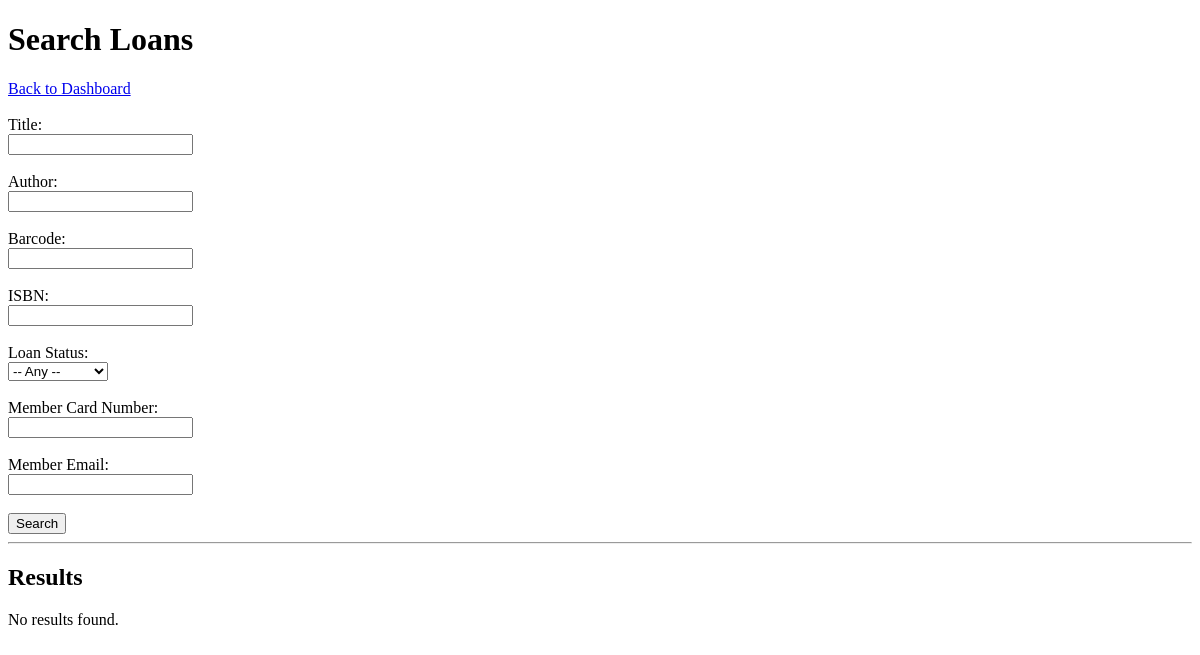
Page /loan_search on the earlier database version.
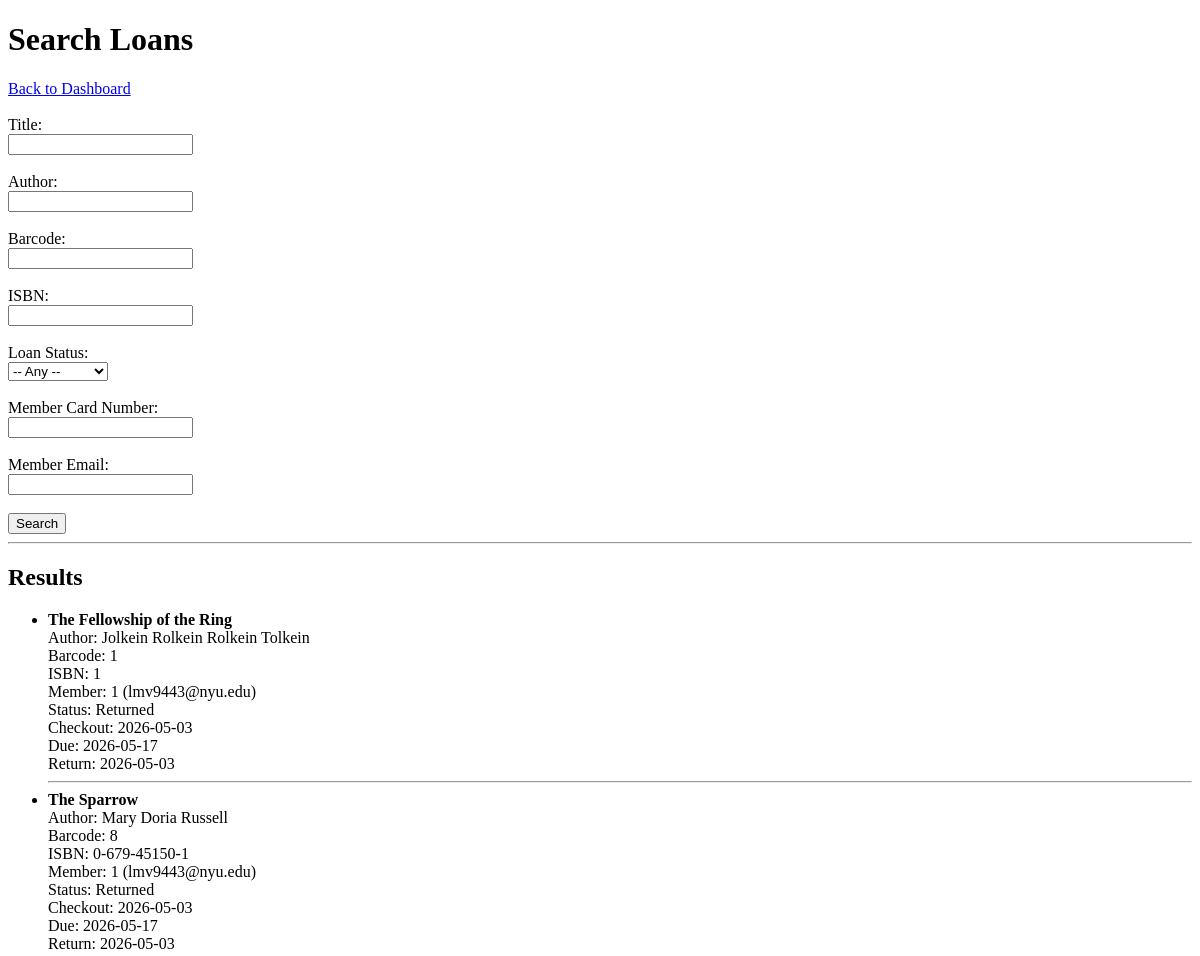
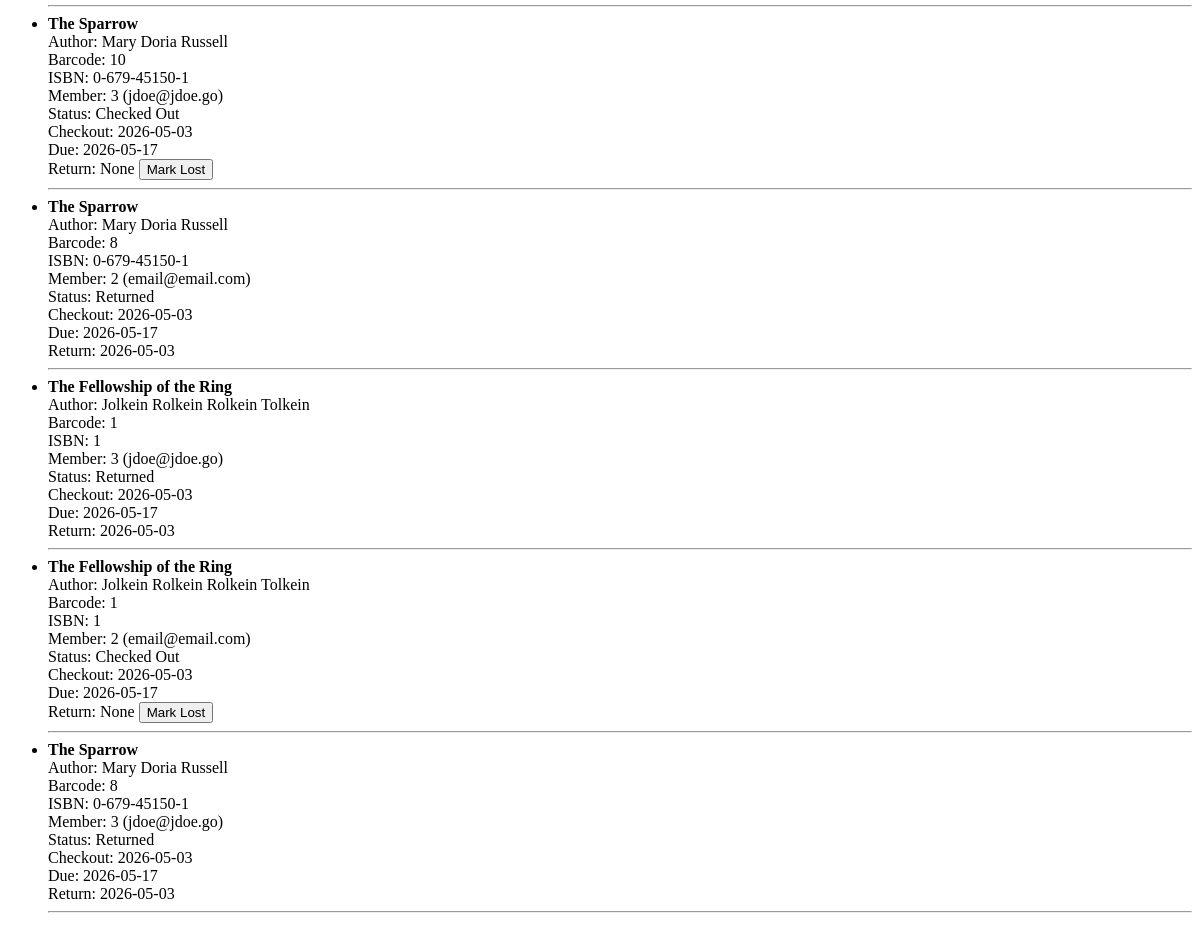
Same page on the later database version (2 pictures, top to bottom).
### tables this page shows
CREATE TABLE Loans (
            Loan_ID INTEGER PRIMARY KEY AUTOINCREMENT,
            Barcode INTEGER,
            Card_Number INTEGER,
            Checkout_Date TEXT,
            Due_Date TEXT,
            Return_Date TEXT,
            Status TEXT CHECK (Status IN ('Available', 'Checked Out', 'Overdue', 'Returned', 'Lost')),
            FOREIGN KEY (Barcode) REFERENCES Copies(Barcode),
            FOREIGN KEY (Card_Number) REFERENCES Members(Card_Number)
        );

CREATE TABLE Books (
            ISBN TEXT PRIMARY KEY,
            Title TEXT NOT NULL,
            Date_Pub TEXT,
            Publisher TEXT,
            Genre TEXT,
            Description TEXT
        );

CREATE TABLE Members (
            Card_Number INTEGER PRIMARY KEY AUTOINCREMENT,
            First_Name TEXT NOT NULL,
            Last_Name TEXT NOT NULL,
            Email TEXT UNIQUE NOT NULL,
            Phone TEXT,
            Address TEXT,
            Membership_Date TEXT DEFAULT (DATE('now')),
            Active INTEGER DEFAULT 1 CHECK (Active IN (0,1))
        );

### app.py (the view, shortened to what this page needs)
@app.route('/loan_search', methods=['GET', 'POST'])
def loan_search():
    conn = get_db_connection()
    cur = conn.cursor()
    query = "SELECT * FROM LoanDetails WHERE 1=1"
    params = []
    loans = cur.execute(query, params).fetchall()
    conn.close()
    return render_template('loan_search.html', loans=loans)

### app.py (called while the page is built)
def get_db_connection():
    conn = sqlite3.connect('database.db')
    conn.row_factory = sqlite3.Row
    return conn

### templates/loan_search.html (shortened to what this page needs)
<!DOCTYPE html>
<html>
<head>
</head>
<body>
<h1>Search Loans</h1>
<a href="/librarian">Back to Dashboard</a><br><br>
<form method="POST">
    <label>Title:</label><br>
    <input type="text" name="title"><br><br>
    <label>Author:</label><br>
    <input type="text" name="author"><br><br>
    <label>Barcode:</label><br>
    <input type="text" name="barcode"><br><br>
    <label>ISBN:</label><br>
    <input type="text" name="isbn"><br><br>
    <label>Loan Status:</label><br>
    <select name="status">
        <option value="">-- Any --</option>
    </select><br><br>
    <label>Member Card Number:</label><br>
    <input type="text" name="card_number"><br><br>
    <label>Member Email:</label><br>
    <input type="text" name="email"><br><br>
    <button type="submit">Search</button>
</form>
<hr>
<h2>Results</h2>
{% if loans %}
    <ul>
        {% for loan in loans %}
            <li>
                <strong>{{ loan['Title'] }}</strong><br>
                Author: {{ loan['Author'] }}<br>
                Barcode: {{ loan['Barcode'] }}<br>
                ISBN: {{ loan['ISBN'] }}<br>
                Member: {{ loan['Card_Number'] }} ({{ loan['Email'] }})<br>
                Status: {{ loan['Loan_Status'] }}<br>
                Checkout: {{ loan['Checkout_Date'] }}<br>
                Due: {{ loan['Due_Date'] }}<br>
                Return: {{ loan['Return_Date'] }}
                {% if loan['Loan_Status'] in ['Checked Out', 'Overdue'] %}
                    <form action="/mark_lost/{{ loan['Loan_ID'] }}" method="POST" style="display:inline;">
                        <button type="submit">Mark Lost</button>
                    </form>
                {% endif %}
            </li>
            <hr>
        {% endfor %}
    </ul>
{% else %}
    <p>No results found.</p>
{% endif %}
</body>
</html>

Differences in the rows shown:
added Loans: Title "The Fellowship of the Ring", Author "Jolkein Rolkein Rolkein Tolkein", Barcode "1", ISBN "1", Card_Number "1", Email "lmv9443@nyu.edu", Loan_Status "Returned", Checkout_Date "2026-05-03", Due_Date "2026-05-17", Return_Date "2026-05-03"
added Loans: Title "The Sparrow", Author "Mary Doria Russell", Barcode "8", ISBN "0-679-45150-1", Card_Number "1", Email "lmv9443@nyu.edu", Loan_Status "Returned", Checkout_Date "2026-05-03", Due_Date "2026-05-17", Return_Date "2026-05-03"
added Loans: Title "The Sparrow", Author "Mary Doria Russell", Barcode "10", ISBN "0-679-45150-1", Card_Number "3", Email "jdoe@jdoe.go", Loan_Status "Checked Out", Checkout_Date "2026-05-03", Due_Date "2026-05-17", Return_Date "None"
added Loans: Title "The Sparrow", Author "Mary Doria Russell", Barcode "8", ISBN "0-679-45150-1", Card_Number "2", Email "email@email.com", Loan_Status "Returned", Checkout_Date "2026-05-03", Due_Date "2026-05-17", Return_Date "2026-05-03"
added Loans: Title "The Fellowship of the Ring", Author "Jolkein Rolkein Rolkein Tolkein", Barcode "1", ISBN "1", Card_Number "3", Email "jdoe@jdoe.go", Loan_Status "Returned", Checkout_Date "2026-05-03", Due_Date "2026-05-17", Return_Date "2026-05-03"
added Loans: Title "The Fellowship of the Ring", Author "Jolkein Rolkein Rolkein Tolkein", Barcode "1", ISBN "1", Card_Number "2", Email "email@email.com", Loan_Status "Checked Out", Checkout_Date "2026-05-03", Due_Date "2026-05-17", Return_Date "None"
added Loans: Title "The Sparrow", Author "Mary Doria Russell", Barcode "8", ISBN "0-679-45150-1", Card_Number "3", Email "jdoe@jdoe.go", Loan_Status "Returned", Checkout_Date "2026-05-03", Due_Date "2026-05-17", Return_Date "2026-05-03"
Other differences:
text no longer shown: "No results found."
